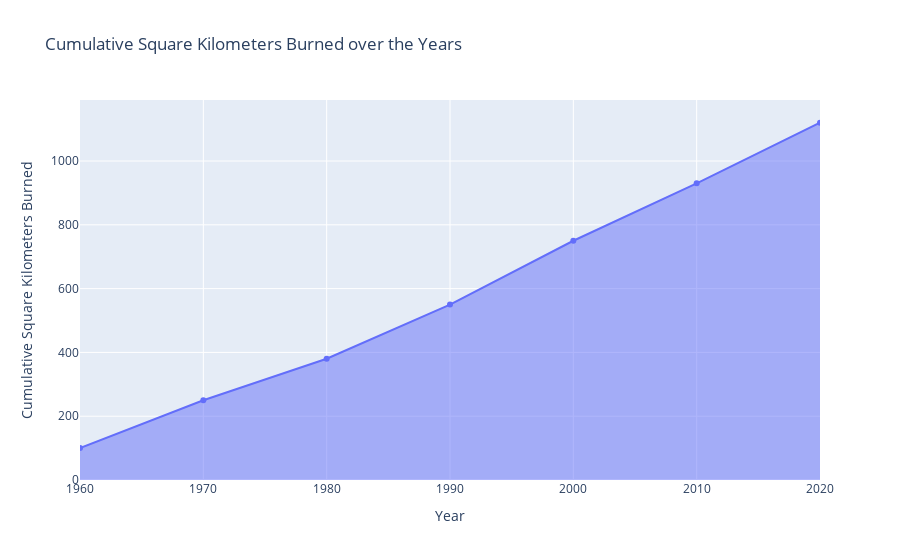

Here is the notebook cell this chart was saved with:
### Markdown cell above
# How has the cumulative square kilometers burned changed over the years, indicating trends in wildfire activity?
Visualization: Area Chart shows the cumulative square kilometers burned over the years, helping visualize the overall trend in wildfire activity.

### Code cell
# Assuming your DataFrame is named df
df['Cumulative Sq Km'] = df['Total Sq Km'].cumsum()

# Create the area chart
fig = go.Figure(data=go.Scatter(x=df['Year'], y=df['Cumulative Sq Km'], fill='tozeroy'))
fig.update_layout(title='Cumulative Square Kilometers Burned over the Years', xaxis_title='Year', yaxis_title='Cumulative Square Kilometers Burned')
fig.show()

### Figure 1 — Plotly figure (JSON) as saved in the notebook; plotly's stock layout.template omitted (floating-point values rounded to 4 significant figures)
{"data": [{"fill": "tozeroy", "type": "scatter", "x": [1960, 1970, 1980, 1990, 2000, 2010, 2020], "y": [100, 250, 380, 550, 750, 930, 1120]}], "layout": {"title": {"text": "Cumulative Square Kilometers Burned over the Years"}, "xaxis": {"title": {"text": "Year"}}, "yaxis": {"title": {"text": "Cumulative Square Kilometers Burned"}}}}
